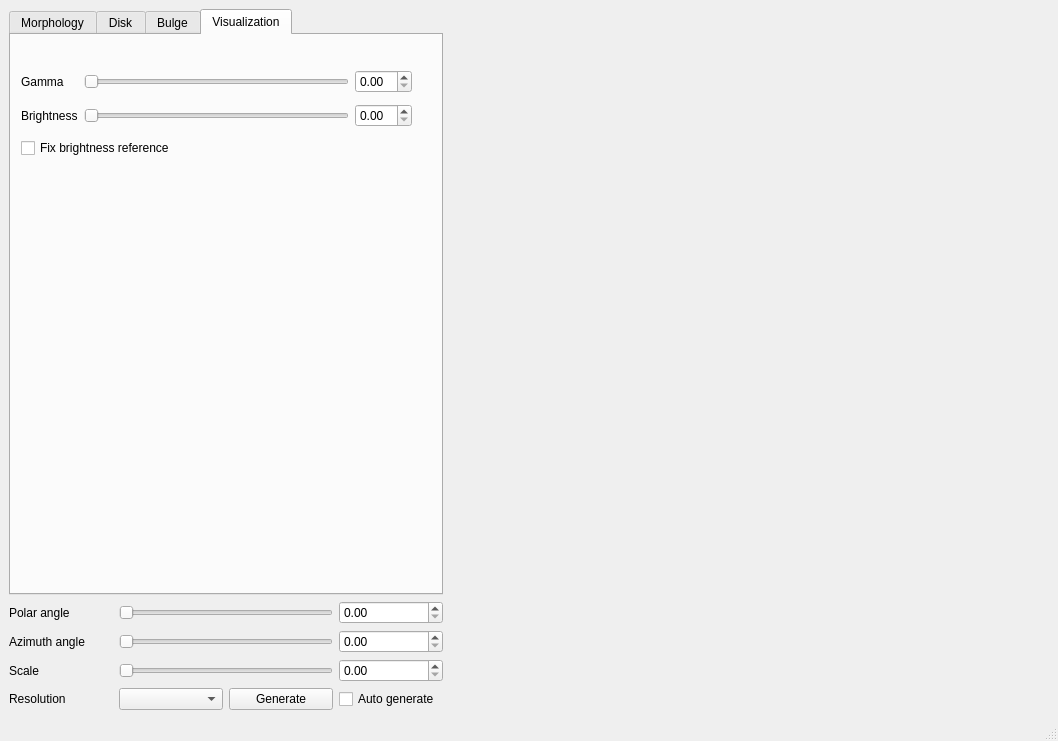
<?xml version="1.0" encoding="UTF-8"?>
<ui version="4.0">
 <class>MainWindow</class>
 <widget class="QMainWindow" name="MainWindow">
  <property name="geometry">
   <rect>
    <x>0</x>
    <y>0</y>
    <width>1058</width>
    <height>741</height>
   </rect>
  </property>
  <property name="windowTitle">
   <string>MainWindow</string>
  </property>
  <property name="dockNestingEnabled">
   <bool>false</bool>
  </property>
  <widget class="QWidget" name="centralwidget">
   <layout class="QGridLayout" name="gridLayout_4">
    <item row="1" column="0">
     <layout class="QGridLayout" name="gridLayout_3">
      <item row="0" column="0">
       <widget class="QLabel" name="polarAngleLabel">
        <property name="text">
         <string>Polar angle</string>
        </property>
       </widget>
      </item>
      <item row="0" column="3">
       <widget class="QDoubleSpinBox" name="polarAngleSpinBox"/>
      </item>
      <item row="1" column="0">
       <widget class="QLabel" name="azimuthAngleLabel">
        <property name="text">
         <string>Azimuth angle</string>
        </property>
       </widget>
      </item>
      <item row="1" column="3">
       <widget class="QDoubleSpinBox" name="azimuthAngleSpinBox"/>
      </item>
      <item row="2" column="0">
       <widget class="QLabel" name="scaleLabel">
        <property name="text">
         <string>Scale</string>
        </property>
       </widget>
      </item>
      <item row="2" column="3">
       <widget class="QDoubleSpinBox" name="scaleSpinBox"/>
      </item>
      <item row="3" column="0">
       <widget class="QLabel" name="resolutionLabel">
        <property name="text">
         <string>Resolution</string>
        </property>
        <property name="alignment">
         <set>Qt::AlignLeading|Qt::AlignLeft|Qt::AlignVCenter</set>
        </property>
       </widget>
      </item>
      <item row="3" column="1">
       <widget class="QComboBox" name="resolutionComboBox">
        <property name="sizePolicy">
         <sizepolicy hsizetype="Minimum" vsizetype="Fixed">
          <horstretch>0</horstretch>
          <verstretch>0</verstretch>
         </sizepolicy>
        </property>
       </widget>
      </item>
      <item row="3" column="2">
       <widget class="QPushButton" name="generateButton">
        <property name="text">
         <string>Generate</string>
        </property>
       </widget>
      </item>
      <item row="3" column="3">
       <widget class="QCheckBox" name="autoGenerateCheckBox">
        <property name="sizePolicy">
         <sizepolicy hsizetype="Minimum" vsizetype="Fixed">
          <horstretch>0</horstretch>
          <verstretch>0</verstretch>
         </sizepolicy>
        </property>
        <property name="text">
         <string>Auto generate</string>
        </property>
       </widget>
      </item>
      <item row="0" column="1" colspan="2">
       <widget class="QSlider" name="polarAngleSlider">
        <property name="orientation">
         <enum>Qt::Horizontal</enum>
        </property>
       </widget>
      </item>
      <item row="1" column="1" colspan="2">
       <widget class="QSlider" name="azimuthAngleSlider">
        <property name="orientation">
         <enum>Qt::Horizontal</enum>
        </property>
       </widget>
      </item>
      <item row="2" column="1" colspan="2">
       <widget class="QSlider" name="scaleSlider">
        <property name="orientation">
         <enum>Qt::Horizontal</enum>
        </property>
       </widget>
      </item>
     </layout>
    </item>
    <item row="0" column="0">
     <widget class="QTabWidget" name="tabWidget">
      <property name="currentIndex">
       <number>3</number>
      </property>
      <property name="elideMode">
       <enum>Qt::ElideRight</enum>
      </property>
      <property name="usesScrollButtons">
       <bool>false</bool>
      </property>
      <property name="documentMode">
       <bool>false</bool>
      </property>
      <property name="tabBarAutoHide">
       <bool>false</bool>
      </property>
      <widget class="QWidget" name="morphologyTab">
       <attribute name="title">
        <string>Morphology</string>
       </attribute>
       <widget class="QWidget" name="layoutWidget">
        <property name="geometry">
         <rect>
          <x>13</x>
          <y>32</y>
          <width>391</width>
          <height>170</height>
         </rect>
        </property>
        <layout class="QGridLayout" name="gridLayout_2">
         <item row="0" column="6">
          <widget class="QDoubleSpinBox" name="windingNumberSpinBox"/>
         </item>
         <item row="1" column="0" colspan="2">
          <widget class="QLabel" name="bulgeToArmRatioLabel">
           <property name="text">
            <string>Bulge/arm ratio</string>
           </property>
          </widget>
         </item>
         <item row="1" column="2" colspan="4">
          <widget class="QSlider" name="bulgeToArmRatioSlider">
           <property name="orientation">
            <enum>Qt::Horizontal</enum>
           </property>
          </widget>
         </item>
         <item row="1" column="6">
          <widget class="QDoubleSpinBox" name="bulgeToArmRatioSpinBox"/>
         </item>
         <item row="3" column="5" colspan="2">
          <widget class="QPushButton" name="removeArmButton">
           <property name="text">
            <string>Remove</string>
           </property>
          </widget>
         </item>
         <item row="2" column="6">
          <widget class="QDoubleSpinBox" name="armScaleSpinBox"/>
         </item>
         <item row="0" column="0" colspan="2">
          <widget class="QLabel" name="windingNumberLabel">
           <property name="text">
            <string>Winding number</string>
           </property>
          </widget>
         </item>
         <item row="0" column="2" colspan="4">
          <widget class="QSlider" name="windingNumberSlider">
           <property name="orientation">
            <enum>Qt::Horizontal</enum>
           </property>
          </widget>
         </item>
         <item row="2" column="2" colspan="4">
          <widget class="QSlider" name="armScaleSlider">
           <property name="orientation">
            <enum>Qt::Horizontal</enum>
           </property>
          </widget>
         </item>
         <item row="2" column="0" colspan="2">
          <widget class="QLabel" name="armScaleLabel">
           <property name="text">
            <string>Arm scale</string>
           </property>
          </widget>
         </item>
         <item row="4" column="6">
          <widget class="QDoubleSpinBox" name="armAngleSpinBox"/>
         </item>
         <item row="4" column="0" colspan="2">
          <widget class="QLabel" name="armAngleLabel">
           <property name="text">
            <string>Arm angle</string>
           </property>
          </widget>
         </item>
         <item row="4" column="2" colspan="4">
          <widget class="QSlider" name="armAngleSlider">
           <property name="orientation">
            <enum>Qt::Horizontal</enum>
           </property>
          </widget>
         </item>
         <item row="3" column="0" colspan="2">
          <widget class="QComboBox" name="armsComboBox"/>
         </item>
         <item row="3" column="2" colspan="3">
          <widget class="QPushButton" name="newArmButton">
           <property name="text">
            <string>New</string>
           </property>
          </widget>
         </item>
        </layout>
       </widget>
       <widget class="QPushButton" name="resetMorphologyParametersButton">
        <property name="geometry">
         <rect>
          <x>160</x>
          <y>210</y>
          <width>77</width>
          <height>32</height>
         </rect>
        </property>
        <property name="text">
         <string>Reset</string>
        </property>
       </widget>
      </widget>
      <widget class="QWidget" name="diskComponentsTab">
       <attribute name="title">
        <string>Disk</string>
       </attribute>
       <widget class="QPushButton" name="resetDiskComponentParametersButton">
        <property name="geometry">
         <rect>
          <x>160</x>
          <y>470</y>
          <width>77</width>
          <height>32</height>
         </rect>
        </property>
        <property name="text">
         <string>Reset</string>
        </property>
       </widget>
       <widget class="QWidget" name="">
        <property name="geometry">
         <rect>
          <x>6</x>
          <y>11</y>
          <width>401</width>
          <height>451</height>
         </rect>
        </property>
        <layout class="QVBoxLayout" name="verticalLayout">
         <item>
          <layout class="QGridLayout" name="gridLayout">
           <item row="1" column="0" colspan="2">
            <widget class="QLabel" name="diskComponentsLabel">
             <property name="text">
              <string>Component</string>
             </property>
             <property name="alignment">
              <set>Qt::AlignLeading|Qt::AlignLeft|Qt::AlignVCenter</set>
             </property>
            </widget>
           </item>
           <item row="1" column="4">
            <widget class="QPushButton" name="removeDiskComponentButton">
             <property name="text">
              <string>Remove</string>
             </property>
            </widget>
           </item>
           <item row="1" column="3">
            <widget class="QPushButton" name="newDiskComponentButton">
             <property name="text">
              <string>New</string>
             </property>
            </widget>
           </item>
           <item row="1" column="2">
            <widget class="QComboBox" name="diskComponentsComboBox">
             <property name="editable">
              <bool>false</bool>
             </property>
            </widget>
           </item>
           <item row="0" column="2">
            <widget class="QComboBox" name="diskComponentTypeComboBox"/>
           </item>
           <item row="0" column="0" colspan="2">
            <widget class="QLabel" name="diskComponentTypeLabel">
             <property name="text">
              <string>Type</string>
             </property>
            </widget>
           </item>
           <item row="2" column="2">
            <widget class="QLineEdit" name="diskComponentNameLineEdit"/>
           </item>
           <item row="2" column="0" colspan="2">
            <widget class="QLabel" name="diskComponentNameLabel">
             <property name="text">
              <string>Name</string>
             </property>
            </widget>
           </item>
           <item row="2" column="3">
            <widget class="QPushButton" name="setDiskComponentNameButton">
             <property name="text">
              <string>Set</string>
             </property>
            </widget>
           </item>
           <item row="2" column="4" alignment="Qt::AlignHCenter">
            <widget class="QCheckBox" name="diskComponentActiveCheckBox">
             <property name="text">
              <string>Active</string>
             </property>
            </widget>
           </item>
          </layout>
         </item>
         <item>
          <widget class="QTabWidget" name="diskComponentParameterTabWidget">
           <property name="currentIndex">
            <number>0</number>
           </property>
           <widget class="QWidget" name="structureTab">
            <attribute name="title">
             <string>Structure</string>
            </attribute>
            <widget class="QWidget" name="">
             <property name="geometry">
              <rect>
               <x>11</x>
               <y>2</y>
               <width>371</width>
               <height>211</height>
              </rect>
             </property>
             <layout class="QGridLayout" name="gridLayout_5">
              <item row="0" column="0">
               <widget class="QLabel" name="diskComponentStrengthScaleLabel">
                <property name="text">
                 <string>Strength scale</string>
                </property>
               </widget>
              </item>
              <item row="0" column="1">
               <widget class="QSlider" name="diskComponentStrengthScaleSlider">
                <property name="orientation">
                 <enum>Qt::Horizontal</enum>
                </property>
               </widget>
              </item>
              <item row="0" column="2">
               <widget class="QDoubleSpinBox" name="diskComponentStrengthScaleSpinBox"/>
              </item>
              <item row="1" column="0">
               <widget class="QLabel" name="diskComponentDiskExtentLabel">
                <property name="text">
                 <string>Disk extent</string>
                </property>
               </widget>
              </item>
              <item row="1" column="1">
               <widget class="QSlider" name="diskComponentDiskExtentSlider">
                <property name="orientation">
                 <enum>Qt::Horizontal</enum>
                </property>
               </widget>
              </item>
              <item row="1" column="2">
               <widget class="QDoubleSpinBox" name="diskComponentDiskExtentSpinBox"/>
              </item>
              <item row="2" column="0">
               <widget class="QLabel" name="diskComponentDiskThicknessLabel">
                <property name="text">
                 <string>Disk thickness</string>
                </property>
               </widget>
              </item>
              <item row="2" column="1">
               <widget class="QSlider" name="diskComponentDiskThicknessSlider">
                <property name="orientation">
                 <enum>Qt::Horizontal</enum>
                </property>
               </widget>
              </item>
              <item row="2" column="2">
               <widget class="QDoubleSpinBox" name="diskComponentDiskThicknessSpinBox">
                <property name="decimals">
                 <number>3</number>
                </property>
               </widget>
              </item>
              <item row="3" column="0">
               <widget class="QLabel" name="diskComponentArmNarrownessLabel">
                <property name="text">
                 <string>Arm narrowness</string>
                </property>
               </widget>
              </item>
              <item row="3" column="1">
               <widget class="QSlider" name="diskComponentArmNarrownessSlider">
                <property name="orientation">
                 <enum>Qt::Horizontal</enum>
                </property>
               </widget>
              </item>
              <item row="3" column="2">
               <widget class="QDoubleSpinBox" name="diskComponentArmNarrownessSpinBox"/>
              </item>
              <item row="4" column="0">
               <widget class="QLabel" name="diskComponentTwirlFactorLabel">
                <property name="text">
                 <string>Twirl factor</string>
                </property>
               </widget>
              </item>
              <item row="4" column="1">
               <widget class="QSlider" name="diskComponentTwirlFactorSlider">
                <property name="orientation">
                 <enum>Qt::Horizontal</enum>
                </property>
               </widget>
              </item>
              <item row="4" column="2">
               <widget class="QDoubleSpinBox" name="diskComponentTwirlFactorSpinBox"/>
              </item>
              <item row="5" column="0">
               <widget class="QCheckBox" name="diskComponentEmissiveCheckBox">
                <property name="text">
                 <string>Emissive</string>
                </property>
               </widget>
              </item>
             </layout>
            </widget>
           </widget>
           <widget class="QWidget" name="noiseTab">
            <attribute name="title">
             <string>Noise</string>
            </attribute>
            <widget class="QWidget" name="layoutWidget">
             <property name="geometry">
              <rect>
               <x>1</x>
               <y>10</y>
               <width>391</width>
               <height>291</height>
              </rect>
             </property>
             <layout class="QGridLayout" name="gridLayout_6">
              <item row="0" column="0">
               <layout class="QHBoxLayout" name="horizontalLayout">
                <item>
                 <widget class="QLabel" name="diskComponentNumberOfOctavesLabel">
                  <property name="text">
                   <string>Octaves</string>
                  </property>
                 </widget>
                </item>
                <item>
                 <widget class="QSpinBox" name="diskComponentNumberOfOctavesSpinBox"/>
                </item>
               </layout>
              </item>
              <item row="1" column="0">
               <widget class="QLabel" name="diskComponentInitialFrequencyLabel">
                <property name="text">
                 <string>Initial frequency</string>
                </property>
               </widget>
              </item>
              <item row="1" column="1">
               <widget class="QSlider" name="diskComponentInitialFrequencySlider">
                <property name="orientation">
                 <enum>Qt::Horizontal</enum>
                </property>
               </widget>
              </item>
              <item row="1" column="2">
               <widget class="QDoubleSpinBox" name="diskComponentInitialFrequencySpinBox"/>
              </item>
              <item row="2" column="0">
               <widget class="QLabel" name="diskComponentLacunarityLabel">
                <property name="text">
                 <string>Lacunarity</string>
                </property>
               </widget>
              </item>
              <item row="2" column="1">
               <widget class="QSlider" name="diskComponentLacunaritySlider">
                <property name="orientation">
                 <enum>Qt::Horizontal</enum>
                </property>
               </widget>
              </item>
              <item row="2" column="2">
               <widget class="QDoubleSpinBox" name="diskComponentLacunaritySpinBox"/>
              </item>
              <item row="3" column="0">
               <widget class="QLabel" name="diskComponentPersistenceLabel">
                <property name="text">
                 <string>Persistence</string>
                </property>
               </widget>
              </item>
              <item row="3" column="1">
               <widget class="QSlider" name="diskComponentPersistenceSlider">
                <property name="orientation">
                 <enum>Qt::Horizontal</enum>
                </property>
               </widget>
              </item>
              <item row="3" column="2">
               <widget class="QDoubleSpinBox" name="diskComponentPersistenceSpinBox"/>
              </item>
              <item row="4" column="0">
               <widget class="QLabel" name="diskComponentNoiseThresholdLabel">
                <property name="text">
                 <string>Threshold</string>
                </property>
               </widget>
              </item>
              <item row="4" column="1">
               <widget class="QSlider" name="diskComponentNoiseThresholdSlider">
                <property name="orientation">
                 <enum>Qt::Horizontal</enum>
                </property>
               </widget>
              </item>
              <item row="4" column="2">
               <widget class="QDoubleSpinBox" name="diskComponentNoiseThresholdSpinBox"/>
              </item>
              <item row="5" column="0">
               <widget class="QLabel" name="diskComponentNoiseCutoffLabel">
                <property name="text">
                 <string>Cutoff</string>
                </property>
               </widget>
              </item>
              <item row="5" column="1">
               <widget class="QSlider" name="diskComponentNoiseCutoffSlider">
                <property name="orientation">
                 <enum>Qt::Horizontal</enum>
                </property>
               </widget>
              </item>
              <item row="5" column="2">
               <widget class="QDoubleSpinBox" name="diskComponentNoiseCutoffSpinBox"/>
              </item>
              <item row="6" column="0">
               <widget class="QLabel" name="diskComponentNoiseExponentLabel">
                <property name="text">
                 <string>Exponent</string>
                </property>
               </widget>
              </item>
              <item row="6" column="1">
               <widget class="QSlider" name="diskComponentNoiseExponentSlider">
                <property name="orientation">
                 <enum>Qt::Horizontal</enum>
                </property>
               </widget>
              </item>
              <item row="6" column="2">
               <widget class="QDoubleSpinBox" name="diskComponentNoiseExponentSpinBox"/>
              </item>
              <item row="7" column="0">
               <widget class="QLabel" name="diskComponentNoiseOffsetLabel">
                <property name="text">
                 <string>Offset</string>
                </property>
               </widget>
              </item>
              <item row="7" column="1">
               <widget class="QSlider" name="diskComponentNoiseOffsetSlider">
                <property name="orientation">
                 <enum>Qt::Horizontal</enum>
                </property>
               </widget>
              </item>
              <item row="7" column="2">
               <widget class="QDoubleSpinBox" name="diskComponentNoiseOffsetSpinBox"/>
              </item>
              <item row="0" column="1" colspan="2">
               <layout class="QHBoxLayout" name="horizontalLayout_2">
                <item>
                 <widget class="QLabel" name="diskComponentSeedLabel">
                  <property name="text">
                   <string>Seed</string>
                  </property>
                  <property name="alignment">
                   <set>Qt::AlignRight|Qt::AlignTrailing|Qt::AlignVCenter</set>
                  </property>
                 </widget>
                </item>
                <item>
                 <widget class="QSpinBox" name="diskComponentSeedSpinBox"/>
                </item>
                <item>
                 <widget class="QPushButton" name="diskComponentSeedButton">
                  <property name="text">
                   <string>Random</string>
                  </property>
                 </widget>
                </item>
               </layout>
              </item>
             </layout>
            </widget>
           </widget>
          </widget>
         </item>
        </layout>
       </widget>
      </widget>
      <widget class="QWidget" name="bulgeComponentsTab">
       <attribute name="title">
        <string>Bulge</string>
       </attribute>
       <widget class="QPushButton" name="resetBulgeComponentParametersButton">
        <property name="geometry">
         <rect>
          <x>160</x>
          <y>270</y>
          <width>77</width>
          <height>32</height>
         </rect>
        </property>
        <property name="text">
         <string>Reset</string>
        </property>
       </widget>
       <widget class="QWidget" name="">
        <property name="geometry">
         <rect>
          <x>9</x>
          <y>30</y>
          <width>391</width>
          <height>81</height>
         </rect>
        </property>
        <layout class="QGridLayout" name="gridLayout_7">
         <item row="0" column="0">
          <widget class="QLabel" name="bulgeComponentsLabel">
           <property name="text">
            <string>Component</string>
           </property>
           <property name="alignment">
            <set>Qt::AlignLeading|Qt::AlignLeft|Qt::AlignVCenter</set>
           </property>
          </widget>
         </item>
         <item row="0" column="1">
          <widget class="QComboBox" name="bulgeComponentsComboBox">
           <property name="editable">
            <bool>false</bool>
           </property>
          </widget>
         </item>
         <item row="0" column="2">
          <widget class="QPushButton" name="newBulgeComponentButton">
           <property name="text">
            <string>New</string>
           </property>
          </widget>
         </item>
         <item row="0" column="3">
          <widget class="QPushButton" name="removeBulgeComponentButton">
           <property name="text">
            <string>Remove</string>
           </property>
          </widget>
         </item>
         <item row="1" column="0">
          <widget class="QLabel" name="bulgeComponentNameLabel">
           <property name="text">
            <string>Name</string>
           </property>
          </widget>
         </item>
         <item row="1" column="1">
          <widget class="QLineEdit" name="bulgeComponentNameLineEdit"/>
         </item>
         <item row="1" column="2">
          <widget class="QPushButton" name="setBulgeComponentNameButton">
           <property name="text">
            <string>Set</string>
           </property>
          </widget>
         </item>
         <item row="1" column="3">
          <widget class="QCheckBox" name="bulgeComponentActiveCheckBox">
           <property name="text">
            <string>Active</string>
           </property>
          </widget>
         </item>
        </layout>
       </widget>
       <widget class="QWidget" name="">
        <property name="geometry">
         <rect>
          <x>10</x>
          <y>150</y>
          <width>391</width>
          <height>101</height>
         </rect>
        </property>
        <layout class="QGridLayout" name="gridLayout_8">
         <item row="0" column="0">
          <widget class="QLabel" name="bulgeComponentStrengthScaleLabel">
           <property name="text">
            <string>Strength scale</string>
           </property>
          </widget>
         </item>
         <item row="0" column="1">
          <widget class="QSlider" name="bulgeComponentStrengthScaleSlider">
           <property name="orientation">
            <enum>Qt::Horizontal</enum>
           </property>
          </widget>
         </item>
         <item row="0" column="2">
          <widget class="QDoubleSpinBox" name="bulgeComponentStrengthScaleSpinBox"/>
         </item>
         <item row="1" column="0">
          <widget class="QLabel" name="bulgeComponentBulgeSizeLabel">
           <property name="text">
            <string>Size</string>
           </property>
          </widget>
         </item>
         <item row="1" column="1">
          <widget class="QSlider" name="bulgeComponentBulgeSizeSlider">
           <property name="orientation">
            <enum>Qt::Horizontal</enum>
           </property>
          </widget>
         </item>
         <item row="1" column="2">
          <widget class="QDoubleSpinBox" name="bulgeComponentBulgeSizeSpinBox">
           <property name="decimals">
            <number>3</number>
           </property>
          </widget>
         </item>
         <item row="2" column="0">
          <widget class="QCheckBox" name="bulgeComponentEmissiveCheckBox">
           <property name="text">
            <string>Emissive</string>
           </property>
          </widget>
         </item>
        </layout>
       </widget>
      </widget>
      <widget class="QWidget" name="visualizationTab">
       <attribute name="title">
        <string>Visualization</string>
       </attribute>
       <widget class="QWidget" name="">
        <property name="geometry">
         <rect>
          <x>10</x>
          <y>30</y>
          <width>391</width>
          <height>101</height>
         </rect>
        </property>
        <layout class="QGridLayout" name="gridLayout_9">
         <item row="0" column="0">
          <widget class="QLabel" name="gammaLabel">
           <property name="text">
            <string>Gamma</string>
           </property>
          </widget>
         </item>
         <item row="0" column="1">
          <widget class="QSlider" name="gammaSlider">
           <property name="orientation">
            <enum>Qt::Horizontal</enum>
           </property>
          </widget>
         </item>
         <item row="0" column="2">
          <widget class="QDoubleSpinBox" name="gammaSpinBox"/>
         </item>
         <item row="1" column="0">
          <widget class="QLabel" name="brightnessLabel">
           <property name="text">
            <string>Brightness</string>
           </property>
          </widget>
         </item>
         <item row="1" column="1">
          <widget class="QSlider" name="brightnessSlider">
           <property name="orientation">
            <enum>Qt::Horizontal</enum>
           </property>
          </widget>
         </item>
         <item row="1" column="2">
          <widget class="QDoubleSpinBox" name="brightnessSpinBox"/>
         </item>
         <item row="2" column="0" colspan="2">
          <widget class="QCheckBox" name="fixBrightnessReferenceCheckBox">
           <property name="text">
            <string>Fix brightness reference</string>
           </property>
          </widget>
         </item>
        </layout>
       </widget>
       <zorder>gammaLabel</zorder>
       <zorder>gammaSlider</zorder>
       <zorder>gammaSpinBox</zorder>
       <zorder>brightnessLabel</zorder>
       <zorder>brightnessSpinBox</zorder>
       <zorder>brightnessSlider</zorder>
       <zorder>fixBrightnessReferenceCheckBox</zorder>
       <zorder>galaxyFrameLabel</zorder>
      </widget>
     </widget>
    </item>
    <item row="0" column="1" rowspan="2">
     <widget class="QLabel" name="galaxyFrameLabel">
      <property name="sizePolicy">
       <sizepolicy hsizetype="Preferred" vsizetype="Maximum">
        <horstretch>0</horstretch>
        <verstretch>0</verstretch>
       </sizepolicy>
      </property>
      <property name="minimumSize">
       <size>
        <width>600</width>
        <height>600</height>
       </size>
      </property>
      <property name="autoFillBackground">
       <bool>false</bool>
      </property>
      <property name="text">
       <string/>
      </property>
      <property name="scaledContents">
       <bool>false</bool>
      </property>
      <property name="alignment">
       <set>Qt::AlignRight|Qt::AlignTrailing|Qt::AlignVCenter</set>
      </property>
     </widget>
    </item>
   </layout>
  </widget>
  <widget class="QMenuBar" name="menubar">
   <property name="geometry">
    <rect>
     <x>0</x>
     <y>0</y>
     <width>1058</width>
     <height>22</height>
    </rect>
   </property>
  </widget>
  <widget class="QStatusBar" name="statusbar"/>
 </widget>
 <resources/>
 <connections/>
</ui>
